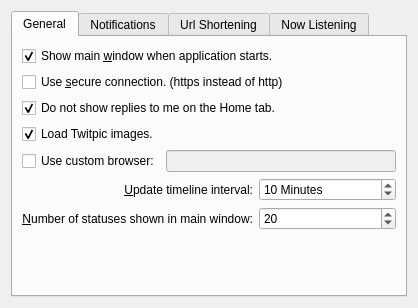
<?xml version="1.0" encoding="UTF-8"?>
<ui version="4.0">
 <class>prefs_base</class>
 <widget class="QWidget" name="prefs_base">
  <property name="geometry">
   <rect>
    <x>0</x>
    <y>0</y>
    <width>418</width>
    <height>308</height>
   </rect>
  </property>
  <layout class="QGridLayout" name="gridLayout_3">
   <item row="0" column="0">
    <widget class="KTabWidget" name="ktabwidget">
     <property name="currentIndex">
      <number>0</number>
     </property>
     <widget class="QWidget" name="tab">
      <attribute name="title">
       <string>General</string>
      </attribute>
      <layout class="QVBoxLayout" name="verticalLayout">
       <item>
        <widget class="QCheckBox" name="kcfg_showMainWinOnStart">
         <property name="text">
          <string>Show main &amp;window when application starts.</string>
         </property>
         <property name="checked">
          <bool>true</bool>
         </property>
        </widget>
       </item>
       <item>
        <widget class="QCheckBox" name="kcfg_useSecureConnection">
         <property name="enabled">
          <bool>true</bool>
         </property>
         <property name="text">
          <string>Use &amp;secure connection. (https instead of http)</string>
         </property>
        </widget>
       </item>
       <item>
        <widget class="QCheckBox" name="kcfg_doNotShowRepliesOnHome">
         <property name="text">
          <string>Do not show replies to me on the Home tab.</string>
         </property>
         <property name="checked">
          <bool>true</bool>
         </property>
        </widget>
       </item>
       <item>
        <widget class="QCheckBox" name="kcfg_loadTwitpicImages">
         <property name="text">
          <string>Load Twitpic images.</string>
         </property>
         <property name="checked">
          <bool>true</bool>
         </property>
        </widget>
       </item>
       <item>
        <layout class="QHBoxLayout" name="horizontalLayout">
         <item>
          <widget class="QCheckBox" name="kcfg_useCustomBrowser">
           <property name="text">
            <string>Use custom browser:</string>
           </property>
          </widget>
         </item>
         <item>
          <widget class="KLineEdit" name="kcfg_customBrowser">
           <property name="enabled">
            <bool>false</bool>
           </property>
          </widget>
         </item>
        </layout>
       </item>
       <item>
        <layout class="QGridLayout" name="gridLayout_2">
         <item row="0" column="0">
          <widget class="QLabel" name="label">
           <property name="text">
            <string>&amp;Update timeline interval:</string>
           </property>
           <property name="alignment">
            <set>Qt::AlignRight|Qt::AlignTrailing|Qt::AlignVCenter</set>
           </property>
           <property name="buddy">
            <cstring>kcfg_updateInterval</cstring>
           </property>
          </widget>
         </item>
         <item row="0" column="1">
          <widget class="KIntSpinBox" name="kcfg_updateInterval">
           <property name="sizePolicy">
            <sizepolicy hsizetype="MinimumExpanding" vsizetype="Fixed">
             <horstretch>0</horstretch>
             <verstretch>0</verstretch>
            </sizepolicy>
           </property>
           <property name="specialValueText">
            <string>Disabled</string>
           </property>
           <property name="suffix">
            <string> Minutes</string>
           </property>
           <property name="minimum">
            <number>0</number>
           </property>
           <property name="value">
            <number>10</number>
           </property>
          </widget>
         </item>
         <item row="1" column="1">
          <widget class="KIntSpinBox" name="kcfg_countOfStatusesOnMain">
           <property name="sizePolicy">
            <sizepolicy hsizetype="MinimumExpanding" vsizetype="Fixed">
             <horstretch>0</horstretch>
             <verstretch>0</verstretch>
            </sizepolicy>
           </property>
           <property name="minimum">
            <number>1</number>
           </property>
           <property name="maximum">
            <number>200</number>
           </property>
           <property name="value">
            <number>20</number>
           </property>
          </widget>
         </item>
         <item row="1" column="0">
          <widget class="QLabel" name="label_5">
           <property name="sizePolicy">
            <sizepolicy hsizetype="MinimumExpanding" vsizetype="Preferred">
             <horstretch>0</horstretch>
             <verstretch>0</verstretch>
            </sizepolicy>
           </property>
           <property name="text">
            <string>&amp;Number of statuses shown in main window:</string>
           </property>
           <property name="alignment">
            <set>Qt::AlignRight|Qt::AlignTrailing|Qt::AlignVCenter</set>
           </property>
           <property name="wordWrap">
            <bool>false</bool>
           </property>
           <property name="buddy">
            <cstring>kcfg_countOfStatusesOnMain</cstring>
           </property>
          </widget>
         </item>
        </layout>
       </item>
       <item>
        <spacer name="verticalSpacer">
         <property name="orientation">
          <enum>Qt::Vertical</enum>
         </property>
         <property name="sizeHint" stdset="0">
          <size>
           <width>20</width>
           <height>40</height>
          </size>
         </property>
        </spacer>
       </item>
      </layout>
     </widget>
     <widget class="QWidget" name="tab_2">
      <attribute name="title">
       <string>Notifications</string>
      </attribute>
      <layout class="QVBoxLayout" name="verticalLayout_3">
       <item>
        <layout class="QGridLayout" name="gridLayout">
         <item row="0" column="0">
          <widget class="QLabel" name="label_3">
           <property name="text">
            <string>Notification &amp;mode:</string>
           </property>
           <property name="alignment">
            <set>Qt::AlignRight|Qt::AlignTrailing|Qt::AlignVCenter</set>
           </property>
           <property name="buddy">
            <cstring>kcfg_notifyType</cstring>
           </property>
          </widget>
         </item>
         <item row="0" column="1">
          <widget class="KComboBox" name="kcfg_notifyType">
           <item>
            <property name="text">
             <string>None</string>
            </property>
           </item>
           <item>
            <property name="text">
             <string>KNotify</string>
            </property>
           </item>
           <item>
            <property name="text">
             <string>LibNotify</string>
            </property>
           </item>
          </widget>
         </item>
         <item row="1" column="0" colspan="2">
          <widget class="QCheckBox" name="kcfg_showAllNotifiesInOne">
           <property name="text">
            <string>&amp;Show all new statuses in one notification.</string>
           </property>
          </widget>
         </item>
         <item row="2" column="0">
          <widget class="QLabel" name="label_4">
           <property name="text">
            <string>&amp;Notify duration:</string>
           </property>
           <property name="alignment">
            <set>Qt::AlignRight|Qt::AlignTrailing|Qt::AlignVCenter</set>
           </property>
           <property name="buddy">
            <cstring>kcfg_notifyInterval</cstring>
           </property>
          </widget>
         </item>
         <item row="2" column="1">
          <widget class="KIntSpinBox" name="kcfg_notifyInterval">
           <property name="suffix">
            <string> seconds.</string>
           </property>
           <property name="minimum">
            <number>2</number>
           </property>
           <property name="maximum">
            <number>30</number>
           </property>
           <property name="value">
            <number>10</number>
           </property>
          </widget>
         </item>
        </layout>
       </item>
       <item>
        <spacer name="verticalSpacer_2">
         <property name="orientation">
          <enum>Qt::Vertical</enum>
         </property>
         <property name="sizeHint" stdset="0">
          <size>
           <width>20</width>
           <height>40</height>
          </size>
         </property>
        </spacer>
       </item>
      </layout>
     </widget>
     <widget class="QWidget" name="tab_4">
      <attribute name="title">
       <string>Url Shortening</string>
      </attribute>
      <layout class="QVBoxLayout" name="verticalLayout_2">
       <item>
        <widget class="QCheckBox" name="kcfg_shortenOnPaste">
         <property name="toolTip">
          <string>&lt;!DOCTYPE HTML PUBLIC &quot;-//W3C//DTD HTML 4.0//EN&quot; &quot;http://www.w3.org/TR/REC-html40/strict.dtd&quot;&gt;
&lt;html&gt;&lt;head&gt;&lt;meta name=&quot;qrichtext&quot; content=&quot;1&quot; /&gt;&lt;style type=&quot;text/css&quot;&gt;
p, li { white-space: pre-wrap; }
&lt;/style&gt;&lt;/head&gt;&lt;body style=&quot; font-family:'DejaVu Sans'; font-size:9pt; font-weight:400; font-style:normal;&quot;&gt;
&lt;p style=&quot; margin-top:0px; margin-bottom:0px; margin-left:0px; margin-right:0px; -qt-block-indent:0; text-indent:0px;&quot;&gt;&lt;span style=&quot; font-weight:600;&quot;&gt;Note:&lt;/span&gt; It takes time to get a short URL from the server.&lt;/p&gt;&lt;/body&gt;&lt;/html&gt;</string>
         </property>
         <property name="text">
          <string>Shorten URLs on paste.</string>
         </property>
        </widget>
       </item>
       <item>
        <layout class="QHBoxLayout" name="horizontalLayout_2">
         <item>
          <widget class="QLabel" name="label_6">
           <property name="text">
            <string>URL auto-shortening service:</string>
           </property>
           <property name="alignment">
            <set>Qt::AlignRight|Qt::AlignTrailing|Qt::AlignVCenter</set>
           </property>
          </widget>
         </item>
         <item>
          <widget class="KComboBox" name="kcfg_shortenService">
           <property name="sizePolicy">
            <sizepolicy hsizetype="MinimumExpanding" vsizetype="Fixed">
             <horstretch>0</horstretch>
             <verstretch>0</verstretch>
            </sizepolicy>
           </property>
           <property name="currentIndex">
            <number>1</number>
           </property>
           <item>
            <property name="text">
             <string>None</string>
            </property>
           </item>
           <item>
            <property name="text">
             <string>2tu.us (free service)</string>
            </property>
           </item>
           <item>
            <property name="text">
             <string>is.gd</string>
            </property>
           </item>
          </widget>
         </item>
        </layout>
       </item>
       <item>
        <spacer name="verticalSpacer_4">
         <property name="orientation">
          <enum>Qt::Vertical</enum>
         </property>
         <property name="sizeHint" stdset="0">
          <size>
           <width>20</width>
           <height>40</height>
          </size>
         </property>
        </spacer>
       </item>
      </layout>
     </widget>
     <widget class="QWidget" name="tab_3">
      <attribute name="title">
       <string>Now Listening</string>
      </attribute>
      <layout class="QGridLayout" name="gridLayout_4">
       <item row="0" column="0">
        <widget class="QLabel" name="label_2">
         <property name="text">
          <string>Template:</string>
         </property>
         <property name="alignment">
          <set>Qt::AlignRight|Qt::AlignTrailing|Qt::AlignVCenter</set>
         </property>
        </widget>
       </item>
       <item row="0" column="1">
        <widget class="KTextEdit" name="kcfg_nowListening">
         <property name="maximumSize">
          <size>
           <width>16777215</width>
           <height>150</height>
          </size>
         </property>
         <property name="tabChangesFocus">
          <bool>true</bool>
         </property>
         <property name="acceptRichText">
          <bool>false</bool>
         </property>
        </widget>
       </item>
       <item row="1" column="0">
        <widget class="QLabel" name="label_8">
         <property name="text">
          <string>Valid metadata:</string>
         </property>
         <property name="alignment">
          <set>Qt::AlignRight|Qt::AlignTrailing|Qt::AlignVCenter</set>
         </property>
        </widget>
       </item>
       <item row="3" column="0" colspan="2">
        <spacer name="verticalSpacer_3">
         <property name="orientation">
          <enum>Qt::Vertical</enum>
         </property>
         <property name="sizeHint" stdset="0">
          <size>
           <width>20</width>
           <height>40</height>
          </size>
         </property>
        </spacer>
       </item>
       <item row="1" column="1">
        <widget class="KTextBrowser" name="ktextbrowser">
         <property name="maximumSize">
          <size>
           <width>16777215</width>
           <height>100</height>
          </size>
         </property>
         <property name="html">
          <string>&lt;!DOCTYPE HTML PUBLIC &quot;-//W3C//DTD HTML 4.0//EN&quot; &quot;http://www.w3.org/TR/REC-html40/strict.dtd&quot;&gt;
&lt;html&gt;&lt;head&gt;&lt;meta name=&quot;qrichtext&quot; content=&quot;1&quot; /&gt;&lt;style type=&quot;text/css&quot;&gt;
p, li { white-space: pre-wrap; }
&lt;/style&gt;&lt;/head&gt;&lt;body style=&quot; font-family:'DejaVu Sans'; font-size:9pt; font-weight:400; font-style:normal;&quot;&gt;
&lt;p style=&quot; margin-top:0px; margin-bottom:0px; margin-left:0px; margin-right:0px; -qt-block-indent:0; text-indent:0px;&quot;&gt;%&lt;span style=&quot; font-weight:600;&quot;&gt;title&lt;/span&gt;% - %&lt;span style=&quot; font-weight:600;&quot;&gt;album&lt;/span&gt;% - %&lt;span style=&quot; font-weight:600;&quot;&gt;artist&lt;/span&gt;% - %&lt;span style=&quot; font-weight:600;&quot;&gt;year&lt;/span&gt;% - %&lt;span style=&quot; font-weight:600;&quot;&gt;genre&lt;/span&gt;% - %&lt;span style=&quot; font-weight:600;&quot;&gt;track&lt;/span&gt;%&lt;/p&gt;&lt;/body&gt;&lt;/html&gt;</string>
         </property>
        </widget>
       </item>
      </layout>
     </widget>
    </widget>
   </item>
  </layout>
 </widget>
 <customwidgets>
  <customwidget>
   <class>KComboBox</class>
   <extends>QComboBox</extends>
   <header>kcombobox.h</header>
  </customwidget>
  <customwidget>
   <class>KIntSpinBox</class>
   <extends>QSpinBox</extends>
   <header>knuminput.h</header>
  </customwidget>
  <customwidget>
   <class>KLineEdit</class>
   <extends>QLineEdit</extends>
   <header>klineedit.h</header>
  </customwidget>
  <customwidget>
   <class>KTabWidget</class>
   <extends>QTabWidget</extends>
   <header>ktabwidget.h</header>
   <container>1</container>
  </customwidget>
  <customwidget>
   <class>KTextBrowser</class>
   <extends>QTextBrowser</extends>
   <header>ktextbrowser.h</header>
  </customwidget>
  <customwidget>
   <class>KTextEdit</class>
   <extends>QTextEdit</extends>
   <header>ktextedit.h</header>
  </customwidget>
 </customwidgets>
 <tabstops>
  <tabstop>kcfg_showMainWinOnStart</tabstop>
  <tabstop>kcfg_useSecureConnection</tabstop>
  <tabstop>kcfg_updateInterval</tabstop>
  <tabstop>kcfg_countOfStatusesOnMain</tabstop>
  <tabstop>kcfg_notifyType</tabstop>
  <tabstop>kcfg_showAllNotifiesInOne</tabstop>
  <tabstop>kcfg_notifyInterval</tabstop>
 </tabstops>
 <includes>
  <include location="local">kcolorbutton.h</include>
 </includes>
 <resources/>
 <connections>
  <connection>
   <sender>kcfg_useCustomBrowser</sender>
   <signal>toggled(bool)</signal>
   <receiver>kcfg_customBrowser</receiver>
   <slot>setEnabled(bool)</slot>
   <hints>
    <hint type="sourcelabel">
     <x>145</x>
     <y>181</y>
    </hint>
    <hint type="destinationlabel">
     <x>211</x>
     <y>182</y>
    </hint>
   </hints>
  </connection>
 </connections>
</ui>
